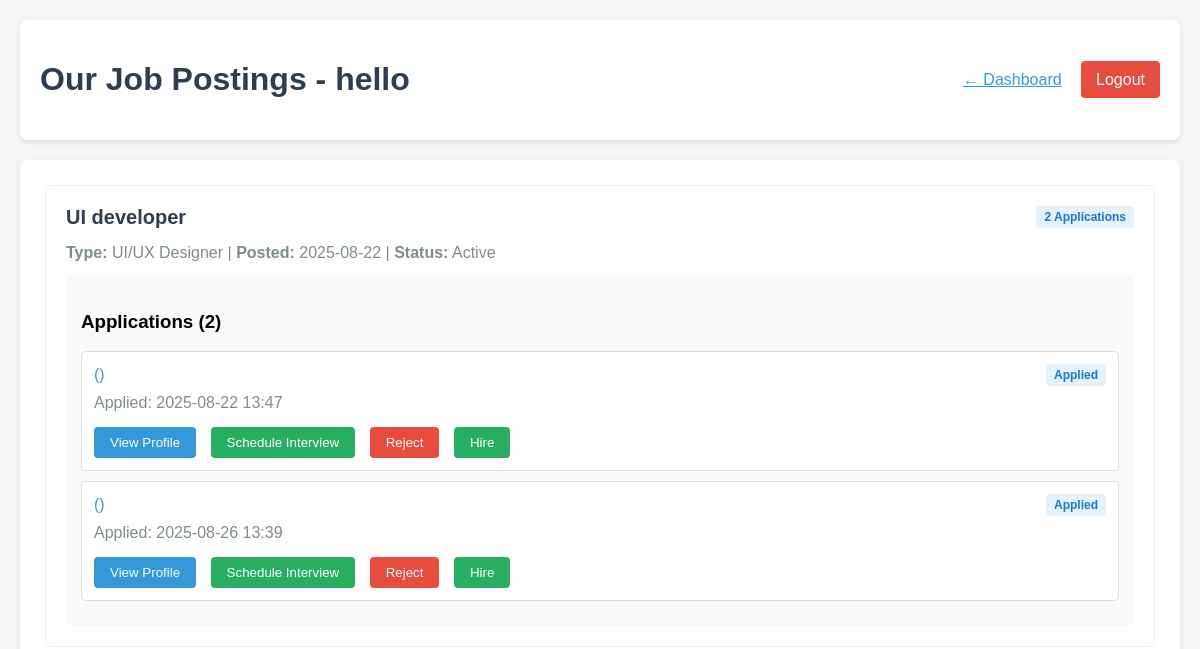
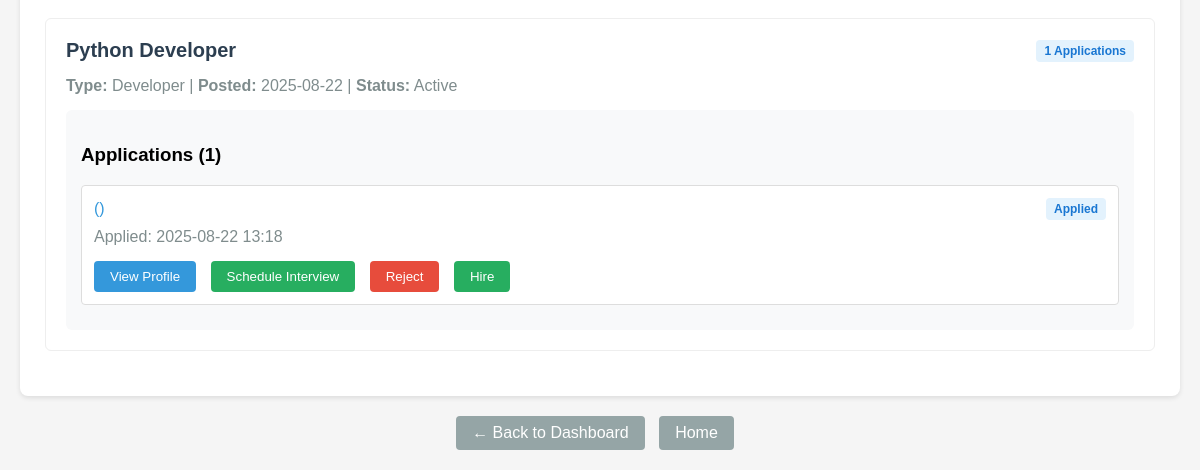
Before: /company/jobs (signed in) with the older database file (2 pictures, top to bottom).
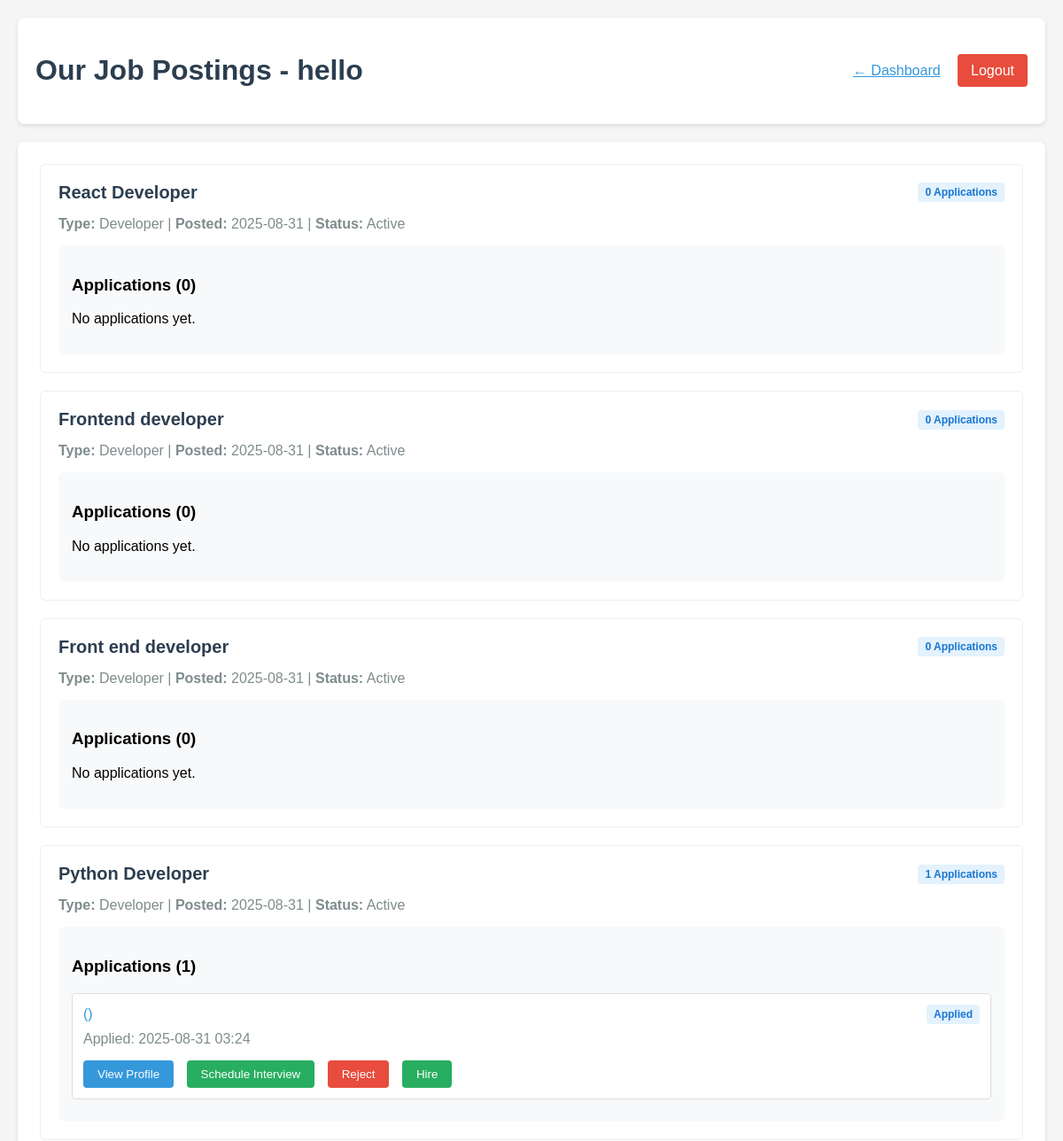
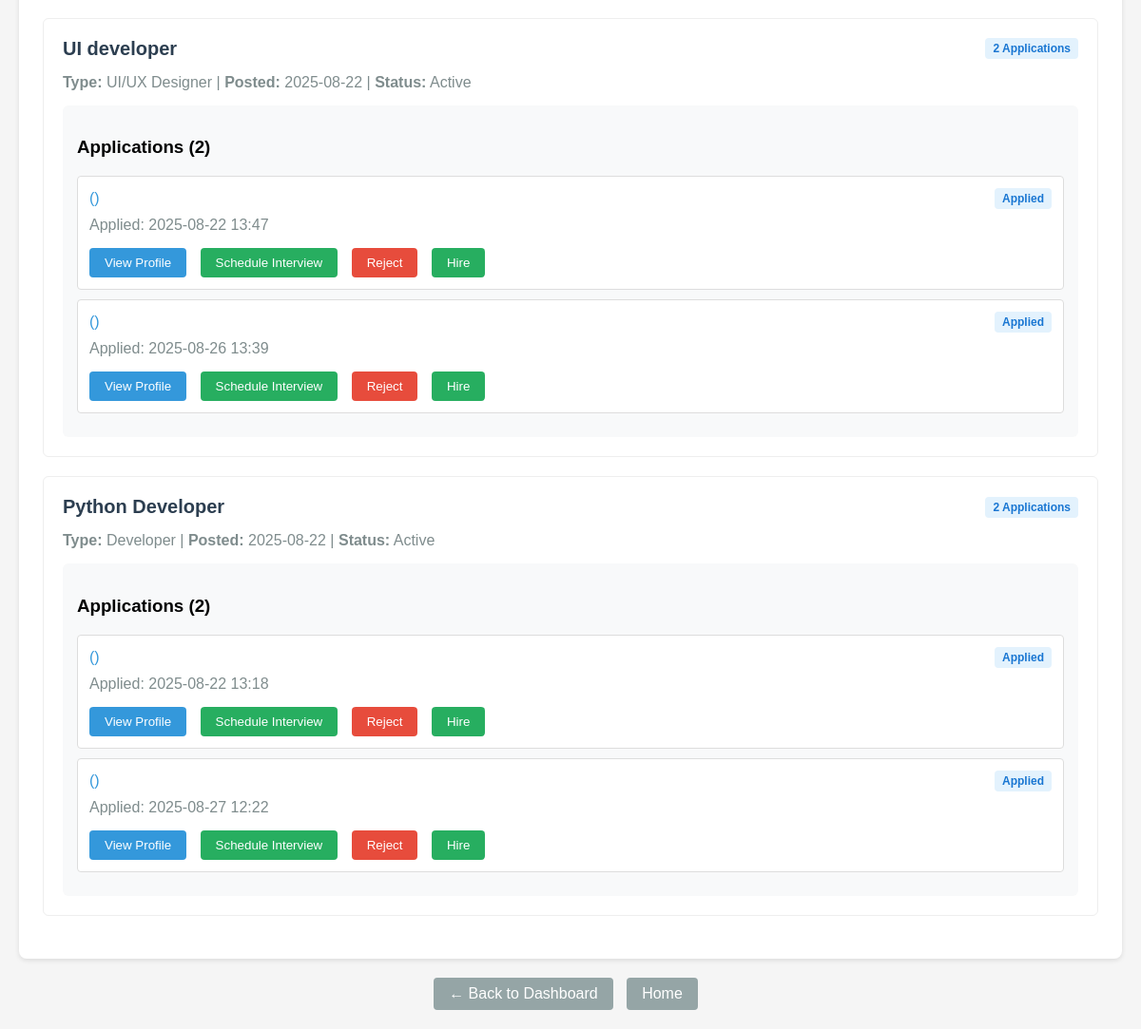
After: the same page with the newer database file (2 pictures, top to bottom).
### app.py (models this page shows, shortened)
class Company(UserMixin, db.Model):
    id = db.Column(db.Integer, primary_key=True)
    company_name = db.Column(db.String(100), unique=True, nullable=False)
    email = db.Column(db.String(120), unique=True, nullable=False)
    password_hash = db.Column(db.String(128))
    jobs = db.relationship('Job', backref='employer', lazy=True)

class Job(db.Model):
    id = db.Column(db.Integer, primary_key=True)
    title = db.Column(db.String(100), nullable=False)
    description = db.Column(db.Text, nullable=False)
    requirements = db.Column(db.Text)
    role_type = db.Column(db.String(50), nullable=False)  # e.g., 'Developer', 'UI/UX', 'Marketing'
    company_id = db.Column(db.Integer, db.ForeignKey('company.id'), nullable=False)
    date_posted = db.Column(db.DateTime, nullable=False, default=datetime.utcnow)
    applications = db.relationship('Application', backref='position', lazy=True)

class Application(db.Model):
    id = db.Column(db.Integer, primary_key=True)
    candidate_id = db.Column(db.Integer, db.ForeignKey('candidate.id'), nullable=False)
    job_id = db.Column(db.Integer, db.ForeignKey('job.id'), nullable=False)
    status = db.Column(db.String(50), default='Applied')  # e.g., Applied, Aptitude Test, Coding Test, Project, Rejected, Hired
    aptitude_score = db.Column(db.Float)
    coding_score = db.Column(db.Float)
    project_score = db.Column(db.Float)
    date_applied = db.Column(db.DateTime, nullable=False, default=datetime.utcnow)

### app.py (the view)
@app.route('/company/jobs')
@login_required
def company_jobs():
    if not isinstance(current_user, Company):
        flash('Access denied. Please login as a company.', 'error')
        return redirect(url_for('login'))
    jobs = Job.query.filter_by(company_id=current_user.id).order_by(Job.date_posted.desc()).all()
    return render_template('company_jobs.html', user=current_user, jobs=jobs)

### app.py (called while the page is built)
@login_manager.user_loader
def load_user(user_id):
    print(f"Trying to load user with ID: {user_id}")
    if not user_id or '_' not in user_id:
        print("Invalid user ID format")
        return None
    try:
        user_type, id_num = user_id.split('_', 1)
        id_num = int(id_num)
        if user_type == 'candidate':
            user = Candidate.query.get(id_num)
            if user:
                print(f"Loaded candidate: {user.username}")
            return user
        elif user_type == 'company':
            user = Company.query.get(id_num)
            if user:
                print(f"Loaded company: {user.company_name}")
            return user
        else:
            print(f"Unknown user type: {user_type}")
            return None
    except ValueError:
        print(f"Invalid user ID format: {user_id}")
        return None

### templates/company_jobs.html (shortened to what this page needs)
<!DOCTYPE html>
<html lang="en">
<head>
</head>
<body>
    <div class="header">
        <h1 class="welcome">Our Job Postings - {{ user.company_name }}</h1>
        <div>
            <a href="{{ url_for('company_dashboard') }}" style="margin-right: 15px; color: #3498db;">← Dashboard</a>
            <a href="{{ url_for('logout') }}" class="logout-btn">Logout</a>
        </div>
    </div>
    <div class="job-list">
        {% if jobs %}
            {% for job in jobs %}
                <div class="job-item">
                    <div class="job-header">
                        <div class="job-title">{{ job.title }}</div>
                        <div>
                            <span class="application-status status-applied">
                                {{ job.applications|length }} Applications
                            </span>
                        </div>
                    </div>
                    <div class="job-meta">
                        <strong>Type:</strong> {{ job.role_type }} |
                        <strong>Posted:</strong> {{ job.date_posted.strftime('%Y-%m-%d') }} |
                        <strong>Status:</strong> Active
                    </div>
                    <div class="applications-section">
                        <h3>Applications ({{ job.applications|length }})</h3>
                        {% if job.applications %}
                            <div class="applications-list show" id="applications-{{ job.id }}">
                                {% for application in job.applications %}
                                    <div class="application-item">
                                        <div class="candidate-info">
                                            <div>
                                                <span class="candidate-email">({{ application.candidate_email }})</span>
                                            </div>
                                            <span class="application-status status-{{ application.status|lower|replace(' ', '-') }}">
                                                {{ application.status }}
                                            </span>
                                        </div>
                                        <div class="job-meta">
                                            Applied: {{ application.date_applied.strftime('%Y-%m-%d %H:%M') }}
                                        </div>
                                        <div style="margin-top: 10px;">
                                            <button class="btn btn-primary">View Profile</button>
                                            <button class="btn btn-success">Schedule Interview</button>
                                            <button class="btn btn-danger">Reject</button>
                                            <button class="btn btn-success">Hire</button>
                                        </div>
                                    </div>
                                {% endfor %}
                            </div>
                        {% else %}
                            <p>No applications yet.</p>
                        {% endif %}
                    </div>
                </div>
            {% endfor %}
        {% else %}
            <div class="empty-state">
                <h3>No jobs posted yet</h3>
                <p>You haven't posted any job openings yet.</p>
                <a href="{{ url_for('post_job') }}" class="btn btn-primary">Post Your First Job</a>
            </div>
        {% endif %}
    </div>
    <div style="text-align: center; margin-top: 20px;">
        <a href="{{ url_for('company_dashboard') }}" class="btn btn-secondary">← Back to Dashboard</a>
        <a href="{{ url_for('home') }}" class="btn btn-secondary">Home</a>
    </div>
</body>
</html>

### templates/company_jobs.html (style rules this page uses)
body { font-family: Arial, sans-serif; max-width: 1200px; margin: 0 auto; padding: 20px; background-color: #f5f5f5; }
.header { display: flex; justify-content: space-between; align-items: center; background: white; padding: 20px; border-radius: 8px; box-shadow: 0 2px 5px rgba(0,0,0,0.1); margin-bottom: 20px; }
.welcome { color: #2c3e50; }
.logout-btn { background-color: #e74c3c; color: white; padding: 10px 15px; text-decoration: none; border-radius: 4px; }
.job-list { background: white; padding: 25px; border-radius: 8px; box-shadow: 0 2px 5px rgba(0,0,0,0.1); }
.job-item { padding: 20px; border: 1px solid #eee; border-radius: 6px; margin-bottom: 20px; background: white; }
.job-header { display: flex; justify-content: space-between; align-items: center; margin-bottom: 15px; }
.job-title { font-size: 20px; font-weight: bold; color: #2c3e50; }
.job-meta { color: #7f8c8d; margin-bottom: 15px; }
.applications-section { margin-top: 15px; padding: 15px; background: #f8f9fa; border-radius: 6px; }
.application-item { padding: 12px; border: 1px solid #ddd; border-radius: 4px; margin-bottom: 10px; background: white; }
.candidate-info { display: flex; justify-content: space-between; align-items: center; margin-bottom: 8px; }
.candidate-email { color: #3498db; }
.application-status { display: inline-block; padding: 4px 8px; border-radius: 4px; font-size: 12px; font-weight: bold; }
.status-applied { background: #e3f2fd; color: #1976d2; }
.btn { padding: 8px 16px; text-decoration: none; border-radius: 4px; display: inline-block; margin-right: 10px; border: none; cursor: pointer; }
.btn-primary { background-color: #3498db; color: white; }
.btn-success { background-color: #27ae60; color: white; }
.btn-danger { background-color: #e74c3c; color: white; }
.btn-secondary { background-color: #95a5a6; color: white; }
.applications-list { max-height: 0; overflow: hidden; transition: max-height 0.3s ease; }
.applications-list.show { max-height: 500px; }

Changed rows visible on the page:
added Job: title "React Developer", applications|length "0", role_type "Developer", date_posted "2025-08-31", shows "No applications yet."
added Job: title "Frontend developer", applications|length "0", role_type "Developer", date_posted "2025-08-31", shows "No applications yet."
added Job: title "Front end developer", applications|length "0", role_type "Developer", date_posted "2025-08-31", shows "No applications yet."
added Job: title "Python Developer", applications|length "1", role_type "Developer", date_posted "2025-08-31"
added Application: status "Applied", date_applied "2025-08-31 03:24", shown under "Python Developer"
computed for Job (number 6 of 6 on the later page): applications|length "1" → "2"
added Application: status "Applied", date_applied "2025-08-27 12:22", shown under Job (number 6 of 6 on the later page)
